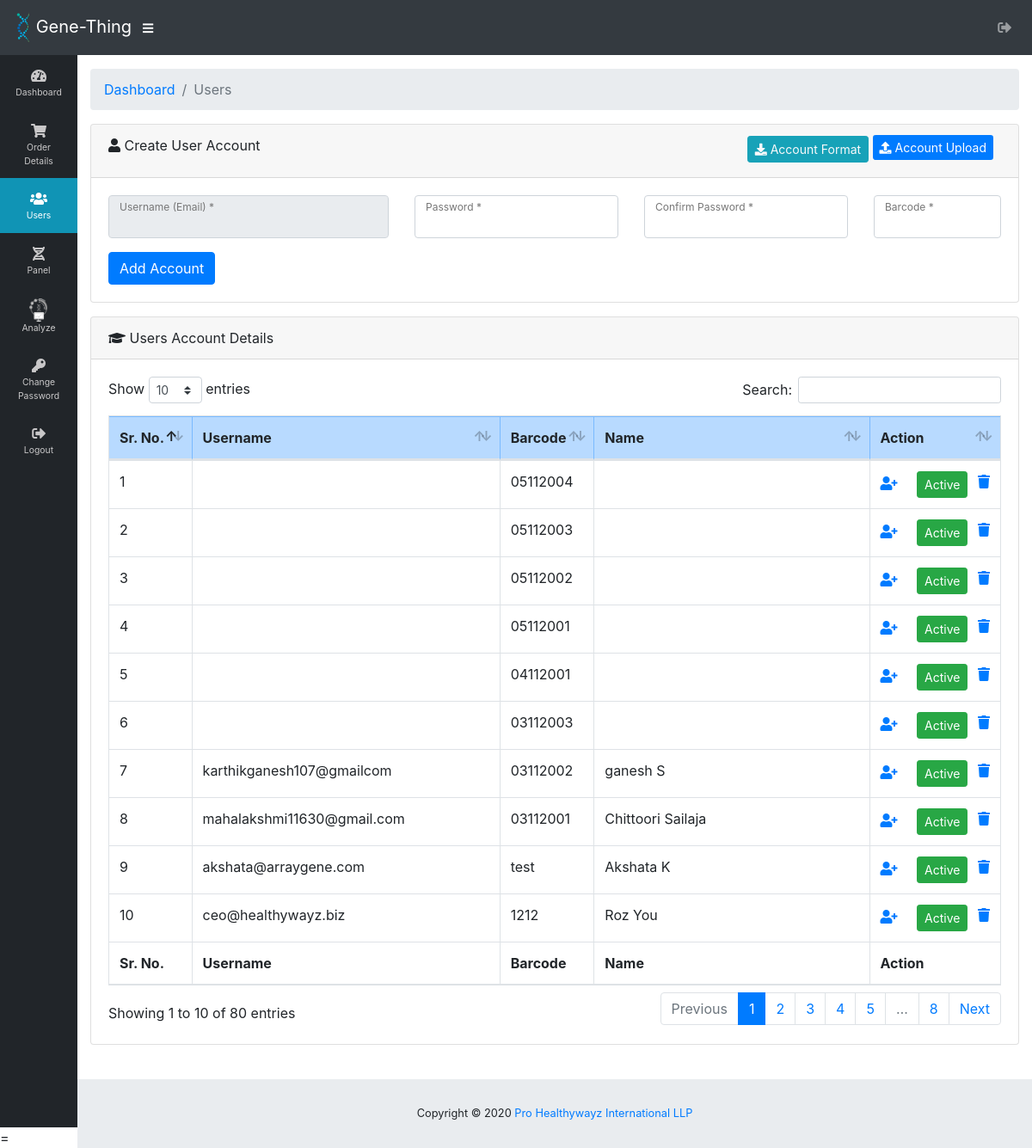
/HealthyWayz/user.php (signed in), run on the app's committed database.
### tables this page shows
CREATE TABLE `user_details` (
  `id` int(255) NOT NULL,
  `user_id` varchar(255) NOT NULL,
  `name` varchar(255) NOT NULL,
  `email` varchar(255) NOT NULL,
  `contact_no` varchar(255) NOT NULL,
  `dob` date NOT NULL,
  `gender` varchar(255) NOT NULL,
  `organisation` varchar(255) NOT NULL,
  `designation` varchar(255) NOT NULL,
  `address` text NOT NULL,
  `city` varchar(255) NOT NULL,
  `country` varchar(255) NOT NULL,
  `pincode` varchar(255) NOT NULL,
  `photo` longblob,
  `weight` varchar(255) NOT NULL,
  `fat_percentage` varchar(255) NOT NULL,
  `rhr` varchar(255) NOT NULL,
  `bmi` varchar(255) NOT NULL,
  `blood_group` varchar(255) NOT NULL,
  `physical_activity` varchar(255) NOT NULL,
  `type_of_exercises` varchar(255) NOT NULL,
  `exercise_details` varchar(255) NOT NULL,
  `diet_preference` varchar(255) NOT NULL,
  `eat_out` varchar(255) NOT NULL,
  `consume_packaged_foods` varchar(255) NOT NULL,
  `food_sensitivities` varchar(255) NOT NULL,
  `supplements` varchar(255) NOT NULL,
  `water_intake` varchar(255) NOT NULL,
  `consume_tobacco` varchar(255) NOT NULL,
  `consume_alcohol` varchar(255) NOT NULL,
  `sleep` varchar(255) NOT NULL,
  `improve_health` varchar(255) NOT NULL,
  `improve_health_details` varchar(255) NOT NULL,
  `hemoglobin_count` varchar(255) NOT NULL,
  `rbc_count` varchar(255) NOT NULL,
  `pcv_count` varchar(255) NOT NULL,
  `mcv_count` varchar(255) NOT NULL,
  `mch_count` varchar(255) NOT NULL,
  `mchc_count` varchar(255) NOT NULL,
  `rdw_count` varchar(255) NOT NULL,
  `total_wbc_count` varchar(255) NOT NULL,
  `absolute_neutrophil_count` varchar(255) NOT NULL,
  `absolute_lymphocyte_count` varchar(255) NOT NULL,
  `absolute_monocyte_count` varchar(255) NOT NULL,
  `absolute_eosinophil_count` varchar(255) NOT NULL,
  `absolute_basophile_count` varchar(255) NOT NULL,
  `neutrophils_count` varchar(255) NOT NULL,
  `lymphocytes_count` varchar(255) NOT NULL,
  `monocytes_count` varchar(255) NOT NULL,
  `eosinophils_count` varchar(255) NOT NULL,
  `basophils_count` varchar(255) NOT NULL,
  `platelet_count` varchar(255) NOT NULL,
  `mpv_count` varchar(255) NOT NULL,
  `pct_count` varchar(255) NOT NULL,
  `pdw_count` varchar(255) NOT NULL,
  `morphology_rbc` varchar(255) NOT NULL,
  `morphology_wbc` varchar(255) NOT NULL,
  `smea_platelet` varchar(255) NOT NULL,
  `esr_count` varchar(255) NOT NULL,
  `upload_report_description` text NOT NULL,
  `upload_report_document_type` varchar(255) NOT NULL,
  `upload_report` varchar(255) NOT NULL
);

### HealthyWayz/user.php (the view, shortened to what this page needs)
<!DOCTYPE html>
<html lang="en">
<head>
  <link href="vendor/fontawesome-free/css/all.min.css" rel="stylesheet" type="text/css">
  <link href="vendor/datatables/dataTables.bootstrap4.css" rel="stylesheet">
  <link href="css/sb-admin.css" rel="stylesheet">
</head>
<body id="page-top" class="sidebar-toggled">
  <?php include"includes/header.php"; ?>
  <div id="wrapper">
    <?php include"includes/sidebar.php"; ?>
    <div id="content-wrapper">
      <div class="container-fluid">
        <ol class="breadcrumb">
          <li class="breadcrumb-item">
            <a href="dashboard.php">Dashboard</a>
          </li>
          <li class="breadcrumb-item active">Users</li>
        </ol>
         <div class="card mb-3">
          <div class="card-header">
            <i class="fas fa-user"></i>
            Create User Account
            <span class="float-right">
            <a href="downoad_account_file.php?download_account_file" target ="_blank" class="btn  btn-info text-light btn-sm"><i class="fa fa-download" aria-hidden="true"></i> Account Format</a>
         <form action="" method="post" enctype="multipart/form-data"style="display:inline;">
            <label for="upload-photo" class="label_file"><i class="fa fa-upload" aria-hidden="true"></i> Account Upload </label>
        </form>
         </span>
            </div>
          <div class="card-body">
	      <form method="POST" action="<?php echo $_SERVER['PHP_SELF']; ?>" autocomplete="off">
							<div class="row">
								<div class="col-sm-4">
									<div class="form-group">
										<div class="form-label-group">
											<input type="email" id="inputUsername" class="form-control" autocomplete="off" readonly
onfocus="this.removeAttribute('readonly');" value="" required="required" name="uname">
											<label for="inputUsername">Username (Email) *</label>
										</div>
									</div>
								</div>
								<div class="col-sm-3">
									<div class="form-group">
										<div class="form-label-group">
											<input type="password" id="inputPassword" class="form-control"
												value="" name="password" required="required">
											<label for="inputPassword">Password *</label>
										</div>
									</div>
								</div>
								<div class="col-sm-3">
									<div class="form-group">
										<div class="form-label-group">
											<input type="password"  value="" class="form-control" id="inputConfirmPassword"
												required="required"> <label for="inputConfirmPassword">Confirm Password *</label>
										</div>
									</div>
								</div>
								<div class="col-sm-2">
									<div class="form-group">
										<div class="form-label-group">
											<input type="text"  value="" class="form-control" id="inputBarcode"
												required="required" name ="barcode"> <label for="inputBarcode">Barcode *</label>
										</div>
									</div>
								</div>
							</div>
							<button class="btn btn-primary" name="acount_create" type="submit" onclick="return Validate()" >Add Account</button>
	      </form>
	  </div>
	</div>
	<div class="card mb-3">
		<div class="card-header">
			<i class="fas fa-graduation-cap"></i> Users Account Details
		</div>
		<div class="card-body">
			<div class="table-responsive">
				<table class="table table-bordered" id="dataTable">
					<thead>
						<tr>
							<th>Sr. No.</th>
							<th>Username</th>
							<th>Barcode</th>
							<th>Name</th>
							<th>Action</th>
						</tr>
					</thead>
					<tfoot>
						<tr>
							<th>Sr. No.</th>
							<th>Username</th>
							<th>Barcode</th>
							<th>Name</th>
							<th>Action</th>
						</tr>
					</tfoot>
					<tbody>
					<?php
						$cnt=1;
						$qry = "select `login`.uname,`login`.barcode,`login`.role,`login`.status,`login`.id,`user_details`.name
						        from `login` left join `user_details`
						        on `user_details`.user_id=`login`.id
						        where `login`.`role`='Users'
						        order by `login`.`id` desc";
						$res = $conn->query($qry);
						while($row = $res->fetch_assoc()) {
					?>	<tr>
						<td><?php echo $cnt++; ?></td>
						<td><?php echo $row["uname"]; ?></td>
						<td><?php echo $row["barcode"]; ?></td>
						<td><?php echo $row["name"]; ?></td>
						<td>
							<a href="user_details.php?id=<?php echo $row['id']; ?>&uname=<?php echo $row["uname"]; ?>" data-toggle="tooltip" title="Add More Info of User">
								<i class="fa fa-user-plus" aria-hidden="true"></i>
							</a>&nbsp;
							<a onclick="return confirm('Are you sure ?')" href="delete.php?table=login&return=user.php&id=<?php  echo $row['id'];  ?>" class="float-right" data-toggle="tooltip" title="Delete Account">
								<i class="fa fa-trash"></i>
							</a>&nbsp;
								<form method="POST" style="display: inline;">
								    <button type="submit" name="<?php echo $row['status']; ?>" class="btn btn-sm <?php if($row['status']=='Active'){ echo 'btn-success'; }else{ echo 'btn-danger'; } ?>"><?php echo $row['status']; ?></button>
								</form>
						</td>
						</tr>
					<?php
						}
					?>
					</tbody>
				</table>
			</div>
		</div>
	</div>
      </div>
      <?php include"includes/footer.php"; ?>
    </div>
  </div>
  <script src="js/sb-admin.min.js"></script>=
</body>
</html>

### HealthyWayz/user.php (style rules this page uses)
.label_file { cursor: pointer; color: #fff; background-color: #007bff; border-color: #007bff; padding: 0.25rem 0.5rem; font-size: 0.875rem; line-height: 1.5; border-radius: 0.2rem; }

### data on the page
user_details: user.uname "karthikganesh107@gmailcom", user.barcode "03112002", name "ganesh S", user.status "Active"
user_details: user.uname "mahalakshmi11630@gmail.com", user.barcode "03112001", name "Chittoori Sailaja", user.status "Active"
user_details: user.uname "akshata@arraygene.com", user.barcode "test", name "Akshata K", user.status "Active"
user_details: user.uname "ceo@healthywayz.biz", user.barcode "1212", name "Roz You", user.status "Active"

### other printed values
$row["barcode"] "05112004"
$row['status'] "Active"
$row["barcode"] "05112003"
$row["barcode"] "05112002"
$row["barcode"] "05112001"
$row["barcode"] "04112001"
$row["barcode"] "03112003"
